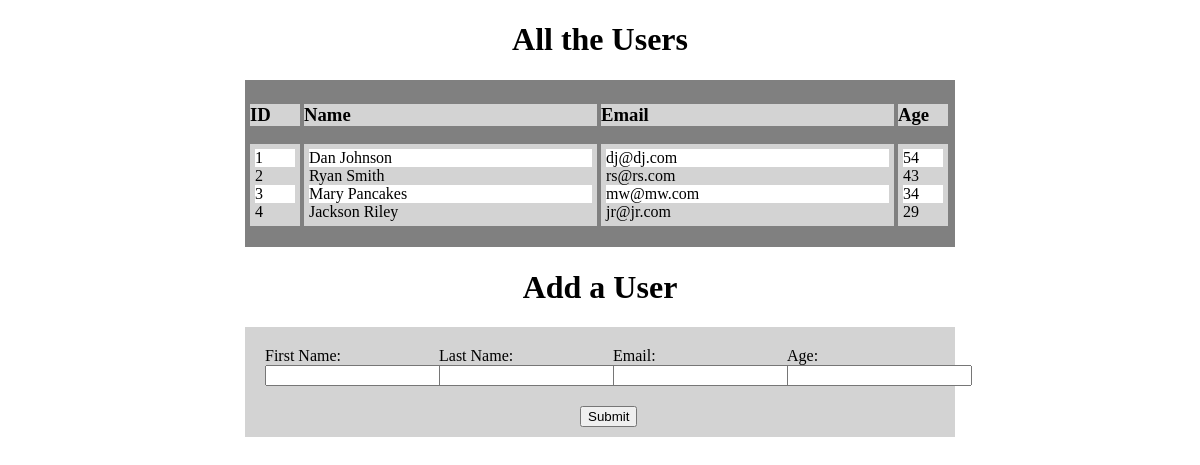
The page / on the database its author committed.
### users_app/models.py (models this page shows)
class Users(models.Model) :
    first_name = models.CharField(max_length=255)
    last_name = models.CharField(max_length=255)
    email = models.CharField(max_length=255)
    age = models.IntegerField()
    created_at = models.DateTimeField(auto_now_add=True)
    updated_at = models.DateTimeField(auto_now=True)

### users_app/views.py (the view)
# urls.py: path('', views.index),
def index(request):
    context = {
        "user_list": Users.objects.all()
    }
    return render(request, "main.html", context)

### users_app/templates/main.html (shortened to what this page needs)
<!DOCTYPE html>
<html lang="en">
<head>
    {% load static %}
    <link rel="stylesheet" href="{% static 'css/style.css' %}">
</head>
<body>
    <div class = "containter">
        <h1>All the Users</h1>
        <div class = "box">
            <div class = "column" id = "id">
                <h3>ID</h3>
                <ul>
                    {% for users in user_list %}
                        <li>{{ users.id }}</li>
                    {% endfor %}
                </ul>
            </div>
            <div class = "column">
                <h3>Name</h3>
                <ul>
                    {% for users in user_list %}
                        <li>{{ users.first_name }} {{ users.last_name }}</li>
                    {% endfor %}
                </ul>
            </div>
            <div class = "column">
                <h3>Email</h3>
                <ul>
                    {% for users in user_list %}
                        <li>{{ users.email }}</li>
                    {% endfor %}
                </ul>
            </div>
            <div class = "column" id = "age">
                <h3>Age</h3>
                <ul>
                    {% for users in user_list %}
                        <li>{{ users.age }}</li>
                    {% endfor %}
                </ul>
            </div>
        </div>
        <h1>Add a User</h1>
        <div class = "input">
            <form action="/process" method="post">
                <p>First Name: <input name="first" type="text"></p>
                <p>Last Name: <input name="last" type="text"></p>
                <p>Email: <input name="email" type="text"></p>
                <p>Age: <input name="age" type="number"></p>
                <button type="submit">Submit</button>
              </form>
        </div>
    </div>
</body>
</html>

### users_app/static/css/style.css (style rules this page uses)
h1 { text-align: center; }
.box { width: 700px; min-height: 100px; background-color: grey; margin: auto; padding: 5px; }
.column { width: 293px; display: inline-block; }
#id { width: 50px; display: inline-block; }
#age { width: 50px; display: inline-block; }
.column h3 { text-align: left; background-color: lightgray; }
.column ul { text-align: left; background-color:lightgray; text-decoration: none; padding: 5px; }
.column li { list-style-type: none; background-color: lightgray; }
.column li:nth-child(odd) { background-color: white; }
.input { width: 700px; min-height: 100px; background-color: lightgray; margin: auto; padding: 5px; }
.input p { display: inline-block; margin: 15px; width: 140px; }
.input button { display: block; margin: 5px 330px; }

### rows shown on the page
Users: id "1", first_name "Dan", last_name "Johnson", email "dj@dj.com", age "54"
Users: id "2", first_name "Ryan", last_name "Smith", email "rs@rs.com", age "43"
Users: id "3", first_name "Mary", last_name "Pancakes", email "mw@mw.com", age "34"
Users: id "4", first_name "Jackson", last_name "Riley", email "jr@jr.com", age "29"
